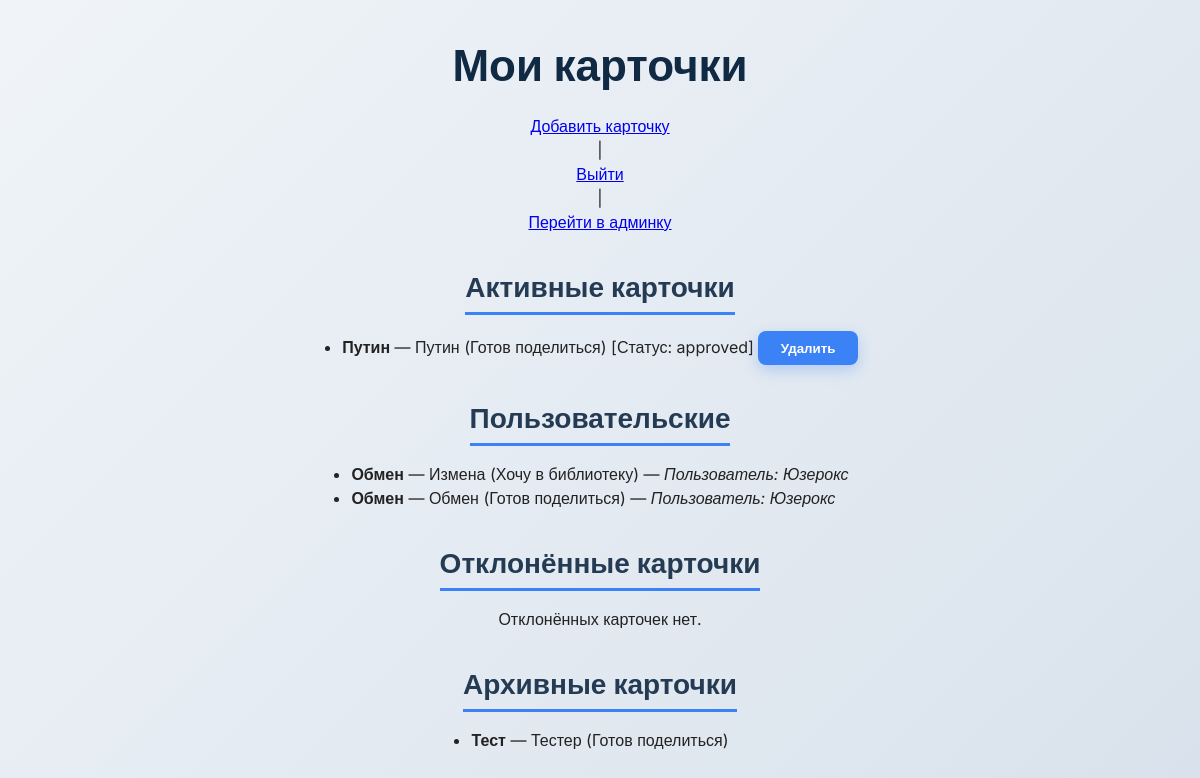
Page /cards.php (signed in) on the committed database.
### tables this page shows
CREATE TABLE `cards` (
  `id` int NOT NULL,
  `user_id` int NOT NULL,
  `author` varchar(100) NOT NULL,
  `title` varchar(150) NOT NULL,
  `status` enum('pending','approved','rejected','archived') DEFAULT 'pending',
  `type` enum('share','want') NOT NULL,
  `publisher` varchar(100) DEFAULT NULL,
  `year` year DEFAULT NULL,
  `binding` varchar(50) DEFAULT NULL,
  `condition_book` varchar(100) DEFAULT NULL,
  `rejection_reason` text,
  `created_at` timestamp NULL DEFAULT CURRENT_TIMESTAMP
);

CREATE TABLE `users` (
  `id` int NOT NULL,
  `login` varchar(50) NOT NULL,
  `password` varchar(255) NOT NULL,
  `fullname` varchar(100) NOT NULL,
  `phone` varchar(20) NOT NULL,
  `email` varchar(100) NOT NULL,
  `is_admin` tinyint(1) DEFAULT '0',
  `created_at` timestamp NULL DEFAULT CURRENT_TIMESTAMP
);

### includes/functions.php (called while the page is built, shortened)
<?php
function e($str) {
    return htmlspecialchars($str, ENT_QUOTES, 'UTF-8');
}

### cards.php (the view, shortened to what this page needs)
<?php
require_once 'includes/db.php';
require_once 'includes/functions.php';
$user_id = $_SESSION['user_id'];
$stmt_active = $pdo->prepare("SELECT * FROM cards WHERE user_id = ? AND status IN ('pending','approved')");
$stmt_active->execute([$user_id]);
$cards_active = $stmt_active->fetchAll();
$stmt_others = $pdo->prepare("
    SELECT c.*, u.login
    FROM cards c
    JOIN users u ON c.user_id = u.id
    WHERE c.user_id != ? AND c.status IN ('approved')
");
$stmt_others->execute([$user_id]);
$cards_others = $stmt_others->fetchAll();
$stmt_archived = $pdo->prepare("SELECT * FROM cards WHERE user_id = ? AND status = 'archived'");
$stmt_archived->execute([$user_id]);
$cards_archived = $stmt_archived->fetchAll();
$stmt_rejected = $pdo->prepare("SELECT * FROM cards WHERE user_id = ? AND status = 'rejected'");
$stmt_rejected->execute([$user_id]);
$cards_rejected = $stmt_rejected->fetchAll();
?>
<!DOCTYPE html>
<html lang="ru">
<head>
    <link rel="stylesheet" href="css/style.css" />
</head>
<body>
    <h1>Мои карточки</h1>
    <a href="add_card.php">Добавить карточку</a> |
    <a href="logout.php">Выйти</a>
    <?php if (!empty($_SESSION['is_admin']) && $_SESSION['is_admin'] == 1): ?>
    | <a href="admin_panel.php">Перейти в админку</a>
    <?php endif; ?>
    <h2>Активные карточки</h2>
    <?php if ($cards_active): ?>
    <ul>
        <?php foreach ($cards_active as $card): ?>
        <li>
            <strong><?= e($card['author']) ?></strong> — <?= e($card['title']) ?>
            (<?= e($card['type'] == 'share' ? 'Готов поделиться' : 'Хочу в библиотеку') ?>)
            [Статус: <?= e($card['status']) ?>]
            <form method="POST" style="display:inline" onsubmit="return confirm('Удалить эту карточку?');">
                <button type="submit">Удалить</button>
            </form>
        </li>
        <?php endforeach; ?>
    </ul>
    <?php else: ?>
    <p>Активных карточек нет.</p>
    <?php endif; ?>
    <h2>Пользовательские</h2>
    <?php if ($cards_others): ?>
    <ul>
        <?php foreach ($cards_others as $card): ?>
        <li>
            <strong><?= e($card['author']) ?></strong> — <?= e($card['title']) ?>
            (<?= e($card['type'] == 'share' ? 'Готов поделиться' : 'Хочу в библиотеку') ?>)
            — <em>Пользователь: <?= e($card['login']) ?></em>
        </li>
        <?php endforeach; ?>
    </ul>
    <?php else: ?>
    <p>Пользовательских карточек нет.</p>
    <?php endif; ?>
    <h2>Отклонённые карточки</h2>
    <?php if ($cards_rejected): ?>
    <ul>
        <?php foreach ($cards_rejected as $card): ?>
        <li>
            <strong><?= e($card['author']) ?></strong> — <?= e($card['title']) ?>
            (<?= e($card['type'] == 'share' ? 'Готов поделиться' : 'Хочу в библиотеку') ?>)
            <br>Причина отклонения: <?= e($card['rejection_reason']) ?>
            <form method="POST" style="display:inline" onsubmit="return confirm('Удалить эту карточку?');">
                <input type="hidden" name="delete_card_id" value="<?= $card['id'] ?>" />
                <button type="submit">Удалить</button>
            </form>
        </li>
        <?php endforeach; ?>
    </ul>
    <?php else: ?>
    <p>Отклонённых карточек нет.</p>
    <?php endif; ?>
    <h2>Архивные карточки</h2>
    <?php if ($cards_archived): ?>
    <ul>
        <?php foreach ($cards_archived as $card): ?>
        <li><strong><?= e($card['author']) ?></strong> — <?= e($card['title']) ?>
            (<?= e($card['type'] == 'share' ? 'Готов поделиться' : 'Хочу в библиотеку') ?>)</li>
        <?php endforeach; ?>
    </ul>
    <?php else: ?>
    <p>Архивных карточек нет.</p>
    <?php endif; ?>
</body>
</html>

### css/style.css (style rules this page uses)
* { margin: 0; padding: 0; box-sizing: border-box; }
body { font-family: 'Inter', sans-serif; background: linear-gradient(135deg, #f0f4f8, #d9e2ec); color: #222; line-height: 1.5; padding: 2rem; min-height: 100vh; display: flex; flex-direction: column; align-items: center; -webkit-font-smoothing: antialiased; -moz-osx-font-smoothing: grayscale; }
h1 { font-size: 2.75rem; font-weight: 700; color: #102a43; margin-bottom: 1rem; text-align: center; }
h2 { font-size: 1.75rem; font-weight: 600; color: #243b53; margin: 2rem 0 1rem; border-bottom: 3px solid #3b82f6; padding-bottom: 0.25rem; }
button { background: #3b82f6; color: #fff; border: none; padding: 0.6rem 1.4rem; border-radius: 8px; font-weight: 600; cursor: pointer; box-shadow: 0 5px 15px rgba(59,130,246,0.3); transition: background-color 0.3s ease, box-shadow 0.3s ease; }

### rows in the picture
cards: author "Путин", title "Путин", type "Готов поделиться", status "approved"
cards: author "Обмен", title "Измена", type "Хочу в библиотеку", user.login "Юзерокс"
cards: author "Обмен", title "Обмен", type "Готов поделиться", user.login "Юзерокс"
cards: author "Тест", title "Тестер", type "Готов поделиться"
